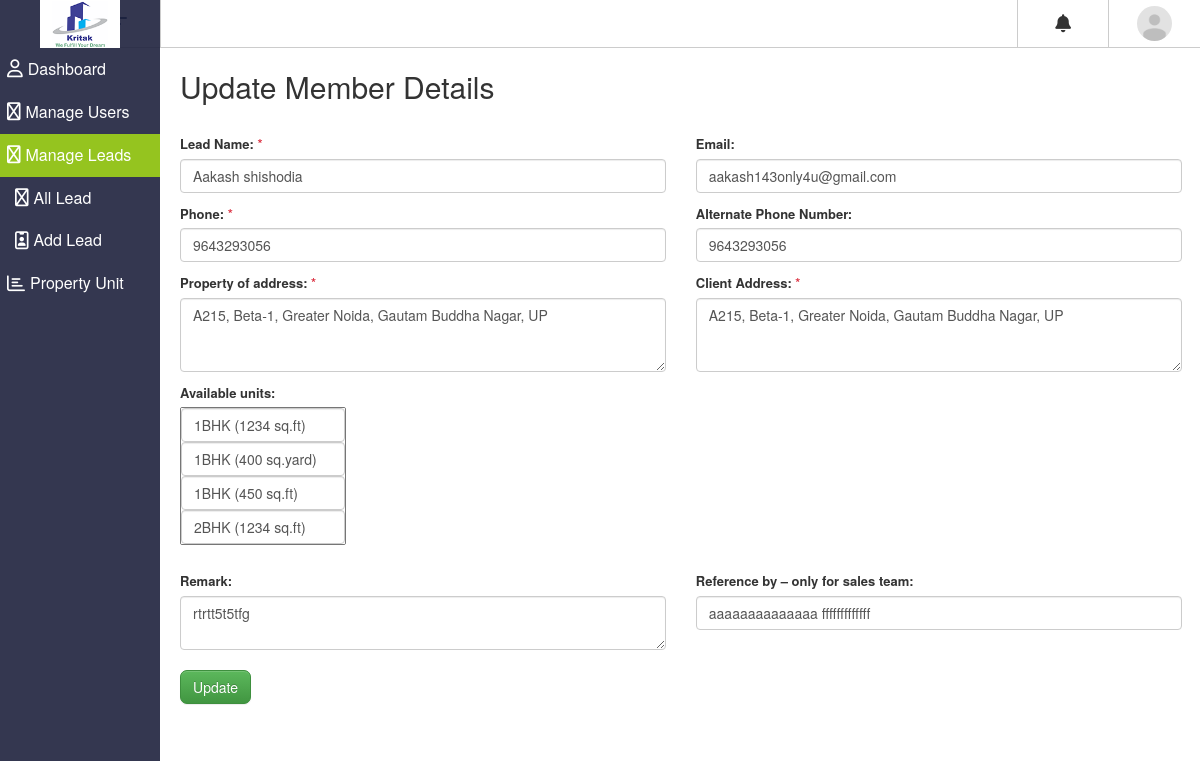
/index.php/lead/update_lead/4, run on the app's committed database.
### tables this page shows
CREATE TABLE `sq_setting` (
  `id` int(11) NOT NULL,
  `site` varchar(255) NOT NULL,
  `tagline` varchar(200) NOT NULL,
  `logo` varchar(500) NOT NULL,
  `admin_email` varchar(255) NOT NULL,
  `personal_email` varchar(255) NOT NULL
);

CREATE TABLE `sq_lead` (
  `id` int(11) NOT NULL,
  `name` varchar(500) NOT NULL,
  `assign_to` int(11) NOT NULL,
  `created_by` int(11) NOT NULL,
  `user_type` int(11) NOT NULL DEFAULT 1,
  `assign_date` date DEFAULT NULL,
  `email` varchar(500) NOT NULL,
  `phone` bigint(20) NOT NULL,
  `alt_phone` bigint(20) NOT NULL,
  `property_address` text NOT NULL,
  `client_address` text NOT NULL,
  `available_unit` varchar(1000) NOT NULL,
  `remark` text NOT NULL,
  `reference` text NOT NULL,
  `lead_date` date NOT NULL,
  `status` int(11) NOT NULL DEFAULT 1,
  `status_remark` varchar(500) NOT NULL,
  `status_date` date DEFAULT NULL,
  `active` int(11) NOT NULL DEFAULT 1
);

### application/controllers/Lead.php (called while the page is built, shortened)
<?php
class Lead extends CI_Controller {
    public function __construct() {
        $this->load->model(array('lead_model','setting_model','unit_model'));
		$this->load->helper(array('form','url','html'));
		$this->load->library(array('form_validation','session','pagination'));
    }
    function update_lead($id){
        $data = $this->setting_model->fetch_setting_details();
        $this->load->view('templates/admin_header',$data);
        $data = $this->lead_model->fetch_all_lead($id);
        $query = $this->unit_model->fetch_unit_data();
        $data1 = $query->result_array();
        $data['units'] = $data1;
        $this->load->view('lead/update_lead', $data);
        $this->load->view('templates/admin_footer');
    }
}

### index.php (called while the page is built, shortened)
<?php
require_once BASEPATH.'core/CodeIgniter.php';

### application/models/Setting_model.php (called while the page is built, shortened)
<?php
class Setting_model extends CI_Model {
    function fetch_setting_details(){
        $this->db->select('*');
        $this->db->from('sq_setting');
        $query = $this->db->get();
        return $query->row_array();
    }
}

### application/models/Lead_model.php (called while the page is built, shortened)
<?php
class Lead_model extends CI_Model {
    function fetch_all_lead($id){
        $this->db->select("*");
        $this->db->from('sq_lead');
        $this->db->where('id',$id);
        $query = $this->db->get();
        return $query->row_array();
    }
}

### application/models/Unit_model.php (called while the page is built, shortened)
<?php
class Unit_model extends CI_Model {
    function fetch_unit_data(){
        $this->db->select("*");
        $this->db->from('sq_unit');
        $this->db->where('active',1);
        return $this->db->get();
    }
}

### application/views/lead/update_lead.php (the view, shortened to what this page needs)
<div class="row">
<div class="col-lg-12">
<div class="content-wrapper content-wrapper--with-bg">
    <div class="wrap-career">
        <h2 class="font-weight-medium mt-2 mb-5">Update Member Details</h2>
        <?=form_open('lead/update_lead/'.$id,array('method'=>'post','novalidate'=>"novalidate", 'class'=>'needs-validation')); ?>
            <div class="row">
                <div class="col-md-6 mb-3">
                    <label class="label-input" for="name">Lead Name: <span class="text-danger font-weight-medium">*</span></label>
                    <input type="text" class="form-control" name="name" id="name" value="<?=$name; ?>">
                </div>
                <div class="col-md-6 mb-3">
                    <label class="label-input" for="email">Email: </label>
                    <input type="email" class="form-control" name="email" id="email" value="<?=$email; ?>">
                </div>
            </div>
            <div class="row">
                <div class="col-md-6 mb-3">
                    <label class="label-input" for="phone">Phone: <span class="text-danger font-weight-medium">*</span></label>
                    <input type="tel" class="form-control" name="phone" id="phone" value="<?=$phone; ?>">
                </div>
                <div class="col-md-6 mb-3">
                    <label class="label-input" for="alt_phone">Alternate Phone Number: </label>
                    <input type="text" class="form-control" name="alt_phone" id="alt_phone" value="<?=$alt_phone; ?>">
                </div>
            </div>
            <div class="row">
                <div class="col-md-6 mb-3">
                    <label class="label-input" for="property_address">Property of address: <span class="text-danger font-weight-medium">*</span></label>
                    <textarea class="form-control" rows="3" name="property_address" id="property_address"><?=$property_address;?></textarea>
                </div>
                <div class="col-md-6 mb-3">
                    <label class="label-input" for="client_address">Client Address: <span class="text-danger font-weight-medium">*</span></label>
                    <textarea class="form-control" rows="3" name="client_address" id="client_address" ><?=$client_address;?></textarea>
                </div>
            </div>
            <?php $explode_data = explode(",",$available_unit); ?>
            <div class="row">
                <div class="col-md-6 mb-3">
                    <label class="label-input">Available units: </label>
                    <div class="form-group">
                        <select id="checkbox" name="available_unit[]" multiple>
                            <?php foreach($units as $unit ) {
                                if(in_array($unit['id'],$explode_data)) { ?>
                                    <option selected value="<?=$unit['id']?>" class="form-control"><?=$unit['unit_type'].' ('.$unit['unit_size'].' '.$unit['size_measure'].')'; ?></option>
                                <?php } else { ?>
                                    <option value="<?=$unit['id']?>" class="form-control"><?=$unit['unit_type'].' ('.$unit['unit_size'].' '.$unit['size_measure'].')'; ?></option>
                                <?php }
                            } ?>
                        </select>
                    </div>
                </div>
            </div>
            <div class="row">
                <div class="col-md-6 mb-3">
                    <label class="label-input" for="remark">Remark: </label>
                    <textarea class="form-control"    name="remark" id="remark"><?=$remark;?></textarea>
                </div>
                <div class="col-md-6 mb-3">
                    <label class="label-input" for="reference">Reference by – only for sales team: </label>
                    <input type="email" class="form-control" name="reference" id="reference" value="<?=$reference;?>">
                </div>
            </div>
            <div class="d-flex  mt-3 mb-5">
                <button class="btn  button-hor btn-success" name="lead_update" type="submit">Update</button>
            </div>
        <?=form_close();?>
    </div>
</div>
</div>
</div>

### application/views/templates/admin_header.php (shortened to what this page needs)
<!DOCTYPE html>
<html lang="en">
<head>
    <link rel="stylesheet" href="<?=base_url('css/style.css')?>">
    <link rel="stylesheet" href="https://cdnjs.cloudflare.com/ajax/libs/twitter-bootstrap/4.5.2/css/bootstrap.css">
    <link rel="stylesheet" href="https://maxcdn.bootstrapcdn.com/bootstrap/3.3.7/css/bootstrap.min.css">
    <link rel="stylesheet" href="https://maxcdn.bootstrapcdn.com/bootstrap/3.2.0/css/bootstrap.min.css">
    <link rel="stylesheet" href="https://cdnjs.cloudflare.com/ajax/libs/bootstrap-datepicker/1.3.0/css/datepicker.css">
    <link rel="stylesheet" href="<?=base_url('css/bootstrap3.3.5.css')?>">
    <link rel="stylesheet" href="<?=base_url('css/bootstrap-multiselect.css')?>">
    <link rel="stylesheet" href="<?=base_url('css/shared-components.css')?>">
</head>
<?php print_r($this->uri->segment(1)); ?>
<?php $user = $this->session->get_userdata();?>
    <body class="sidebar-is-reduced">
        <header class="l-header">
            <div class="l-header__inner clearfix">
                <div class="c-header-icon js-hamburger" title="Open">
                </div>
                <div class="header-icons-group">
                    <div class="c-header-icon has-dropdown">
                        <span class=" c-badge--header-icon animated shake"></span><i class="fa fa-bell" title="Notification"></i>
                    </div>
                    <div class="dropdown">
                        <div class="c-header-icon user dropbtn">
                            <a href="<?=base_url('index.php/member/view_profile');?>">
                                <?php
                                if($user['profile_image'] == ''){
                                    $profile_image = 'avatar.png';
                                    ?>
                                    <img src="<?=base_url('media/images/'.$profile_image)?>" alt="round cricle image" class="avatar rounded-circle admin_header_image">
                                <?php }else{
                                    $profile_image = $user['profile_image'] ;?>
                                    <img src="<?=base_url('media/agent_photo/'.$profile_image)?>" alt="round cricle image" class="avatar rounded-circle admin_header_image">
                                <?php } ?>
                            </a>
                    </div>
                </div>
            </div>
        </div>
    </header>
    <div class="l-sidebar">
        <div class="logo">
            <a href="<?=base_url('index.php/admin/admin_dashboard')?>">
                <div class="logo__txt"><img src="<?=base_url('media/logo/'.$logo)?>" class="logo-img" title="<?=$site;?> (<?=$tagline;?>)"></div>
            </a>
        </div>
        <div class="row">
        <div class="col-lg-12">
            <div class="l-sidebar__content">
                <nav class="c-menu js-menu navigation">
                    <ul class="u-list site-menu mainmenu">
                        <li class="c-menu__item site-menu-item main-menu <?php echo $this->uri->segment(1) == 'admin' ? 'active' : ''; ?>" title="Dashboard">
                            <a href="<?=base_url('admin/admin_dashboard')?>">
                                <div class="c-menu__item__inner menusss">
                                    <i class="fa fa-user" aria-hidden="true"></i><span class="icon-titles">Dashboard</span>
                                </div>
                            </a>
                        </li>
                        <li class="c-menu__item site-menu-item main-menu <?php echo $this->uri->segment(1) == 'member' ? 'active' : ''; ?>" title="Sales">
                            <a href="<?=base_url('member')?>">
                                <div class="c-menu__item__inner menusss">
                                    <i class="fa fa-users" aria-hidden="true"></i><span class="icon-titles">Manage Users</span>
                                </div>
                            </a>
                        </li>
                        <li class="c-menu__item site-menu-item main-menu <?php echo $this->uri->segment(1) == 'lead' ? 'active' : ''; ?>" title="Lead">
                        <a href="<?=base_url('lead')?>">
                            <div class="c-menu__item__inner menusss">
                                <i class="fa fa-industry"></i><span class="icon-titles">Manage Leads</span>
                            </div>
                        </a>
                        <ul class="site-menu-sub submenu ">
                            <li class="site-menu-item"  title="All Lead">
                                <a href="<?=base_url('lead')?>">
                                    <div class="c-menu__item__inner submenu-color">
                                        <i class="fa fa-universal-access" aria-hidden="true"></i><span class="icon-titles">All Lead</span>
                                    </div>
                                </a>
                            </li>
                            <li class="site-menu-item" title="Add Lead">
                                <a href="<?=base_url('lead/add_lead')?>">
                                    <div class="c-menu__item__inner submenu-color">
                                        <i class="fa fa-id-badge" aria-hidden="true"></i><span class="icon-titles">Add Lead</span>
                                    </div>
                                </a>
                            </li>
                        </ul>
                    </li>
                    <?php if( $user['role']<=3 ){?>
                        <li class="c-menu__item site-menu-item main-menu <?php echo $this->uri->segment(1) == 'unit' ? 'active' : ''; ?>" title="Unit">
                            <a href="<?=base_url('unit')?>">
                                <div class="c-menu__item__inner menusss">
                                    <i class="fa fa-bar-chart"></i><span class="icon-titles">Property Unit</span>
                                </div>
                            </a>
                        </li>
                    <?php }?>
                    </ul>
                </nav>
            </div>
        </div>
        </div>
        </div>

### data on the page
sq_setting: logo (picture)
sq_lead: name "Aakash shishodia", email "aakash143only4u@gmail.com", phone "9643293056", alt_phone "9643293056", property_address "A215, Beta-1, Greater Noida, Gautam Buddha Nagar, UP", client_address "A215, Beta-1, Greater Noida, Gautam Buddha Nagar, UP", remark "rtrtt5t5tfg", reference "aaaaaaaaaaaaaa fffffffffffff"

### other printed values
form field value "1BHK (1234 sq.ft) ☑ / 1BHK (400 sq.yard) ☑ / 1BHK (450 sq.ft) ☑ / 2BHK (1234 sq.ft)"
